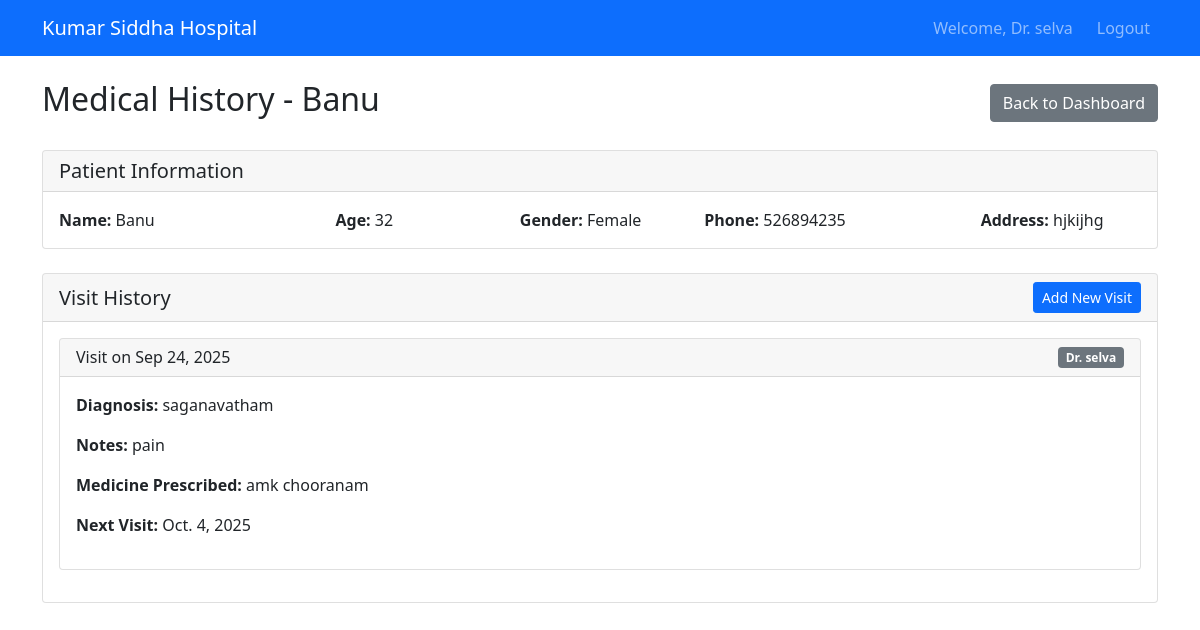
Page /patient/doctor/patient/1/history/ (signed in) on the committed database.
### patient_management/models.py (models this page shows, shortened)
class Patient(models.Model):
    GENDER_CHOICES = [
        ('M', 'Male'),
        ('F', 'Female'),
        ('O', 'Other'),
    ]
    name = models.CharField(max_length=100)
    age = models.IntegerField()
    gender = models.CharField(max_length=1, choices=GENDER_CHOICES)
    phone = models.CharField(max_length=15, blank=True, null=True)
    address = models.TextField(blank=True, null=True)
    created_by = models.ForeignKey(User, on_delete=models.CASCADE, related_name='patients_created')
    created_at = models.DateTimeField(auto_now_add=True)
    updated_at = models.DateTimeField(auto_now=True)

class PatientVisit(models.Model):
    patient = models.ForeignKey(Patient, on_delete=models.CASCADE, related_name='visits')
    doctor = models.ForeignKey(User, on_delete=models.CASCADE, related_name='patient_visits')
    visit_date = models.DateTimeField(default=timezone.now)
    diagnosis = models.TextField()
    notes = models.TextField(blank=True, null=True)
    medicine_prescribed = models.TextField()
    next_visit_date = models.DateField(blank=True, null=True)
    created_at = models.DateTimeField(auto_now_add=True)

### patient_management/views.py (the view)
# urls.py: path('doctor/patient/<int:patient_id>/history/', views.view_patient_history, name='patient_history'),
@login_required
@user_passes_test(is_doctor)
def view_patient_history(request, patient_id):
    patient = get_object_or_404(Patient, id=patient_id)
    visits = patient.visits.all().order_by('-visit_date')
    context = {
        'patient': patient,
        'visits': visits,
    }
    return render(request, 'patient_management/patient_history.html', context)

### patient_management/views.py (called while the page is built)
def is_doctor(user):
    try:
        return user.userprofile.user_type == 'doctor'
    except UserProfile.DoesNotExist:
        return False

### templates/patient_management/patient_history.html (shortened to what this page needs)
<!DOCTYPE html>
<html lang="en">
<head>
    <link href="https://cdn.jsdelivr.net/npm/bootstrap@5.1.3/dist/css/bootstrap.min.css" rel="stylesheet">
</head>
<body>
    <nav class="navbar navbar-expand-lg navbar-dark bg-primary">
        <div class="container">
            <a class="navbar-brand" href="/patient/doctor/dashboard/">Kumar Siddha Hospital</a>
            <div class="navbar-nav ms-auto">
                <span class="navbar-text me-3">Welcome, Dr. {{ request.user.get_full_name|default:request.user.username }}</span>
                <a class="nav-link" href="/patient/logout/">Logout</a>
            </div>
        </div>
    </nav>
    <div class="container mt-4">
        <div class="d-flex justify-content-between align-items-center mb-4">
            <h2>Medical History - {{ patient.name }}</h2>
            <a href="/patient/doctor/dashboard/" class="btn btn-secondary">Back to Dashboard</a>
        </div>
        <div class="card mb-4">
            <div class="card-header">
                <h5 class="card-title mb-0">Patient Information</h5>
            </div>
            <div class="card-body">
                <div class="row">
                    <div class="col-md-3"><strong>Name:</strong> {{ patient.name }}</div>
                    <div class="col-md-2"><strong>Age:</strong> {{ patient.age }}</div>
                    <div class="col-md-2"><strong>Gender:</strong> {{ patient.get_gender_display }}</div>
                    <div class="col-md-3"><strong>Phone:</strong> {{ patient.phone|default:"-" }}</div>
                    <div class="col-md-2"><strong>Address:</strong> {{ patient.address|default:"-" }}</div>
                </div>
            </div>
        </div>
        <div class="card">
            <div class="card-header d-flex justify-content-between align-items-center">
                <h5 class="card-title mb-0">Visit History</h5>
                <a href="/patient/doctor/patient/{{ patient.id }}/add-visit/" class="btn btn-primary btn-sm">Add New Visit</a>
            </div>
            <div class="card-body">
                {% if visits %}
                    {% for visit in visits %}
                    <div class="card mb-3">
                        <div class="card-header">
                            <div class="d-flex justify-content-between align-items-center">
                                <h6 class="mb-0">Visit on {{ visit.visit_date|date:"M d, Y" }}</h6>
                                <span class="badge bg-secondary">Dr. {{ visit.doctor.get_full_name|default:visit.doctor.username }}</span>
                            </div>
                        </div>
                        <div class="card-body">
                            <div class="row">
                                <div class="col-md-12">
                                    <p><strong>Diagnosis:</strong> {{ visit.diagnosis }}</p>
                                </div>
                            </div>
                            {% if visit.notes %}
                            <div class="row">
                                <div class="col-md-12">
                                    <p><strong>Notes:</strong> {{ visit.notes }}</p>
                                </div>
                            </div>
                            {% endif %}
                            <div class="row">
                                <div class="col-md-12">
                                    <p><strong>Medicine Prescribed:</strong> {{ visit.medicine_prescribed }}</p>
                                </div>
                            </div>
                            {% if visit.next_visit_date %}
                            <div class="row">
                                <div class="col-md-12">
                                    <p><strong>Next Visit:</strong> {{ visit.next_visit_date }}</p>
                                </div>
                            </div>
                            {% endif %}
                        </div>
                    </div>
                    {% endfor %}
                {% else %}
                <div class="text-center py-4">
                    <p>No visit history found for this patient.</p>
                    <a href="/patient/doctor/patient/{{ patient.id }}/add-visit/" class="btn btn-primary">Add First Visit</a>
                </div>
                {% endif %}
            </div>
        </div>
    </div>
</body>
</html>

### rows in the picture
Patient: name "Banu", age "32", gender "Female", phone "526894235", address "hjkijhg"
PatientVisit: visit_date "Sep 24, 2025", doctor.get_full_name "selva", diagnosis "saganavatham", notes "pain", medicine_prescribed "amk chooranam", next_visit_date "Oct. 4, 2025"

### other values in the picture
{{ request.user.get_full_name|default:request.user.username }} "selva"
